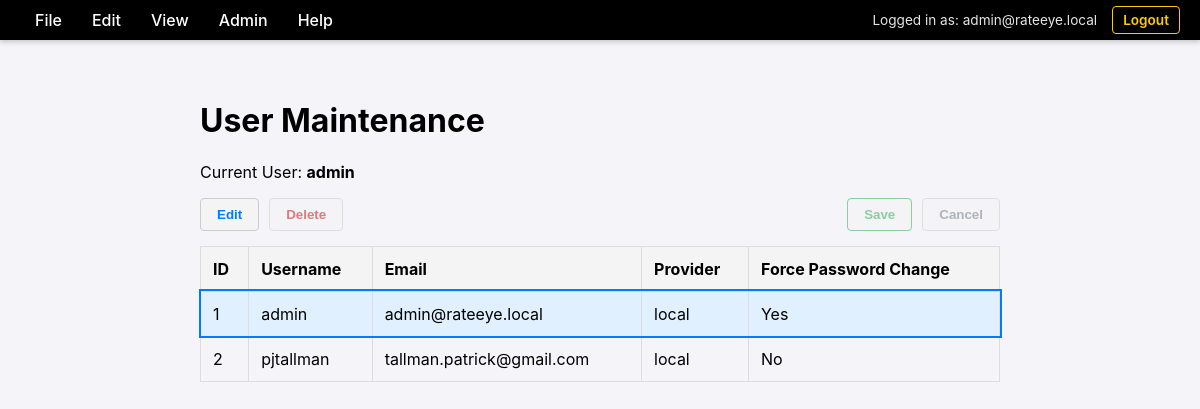
/admin/users (signed in), run on an earlier commit of the app's database.
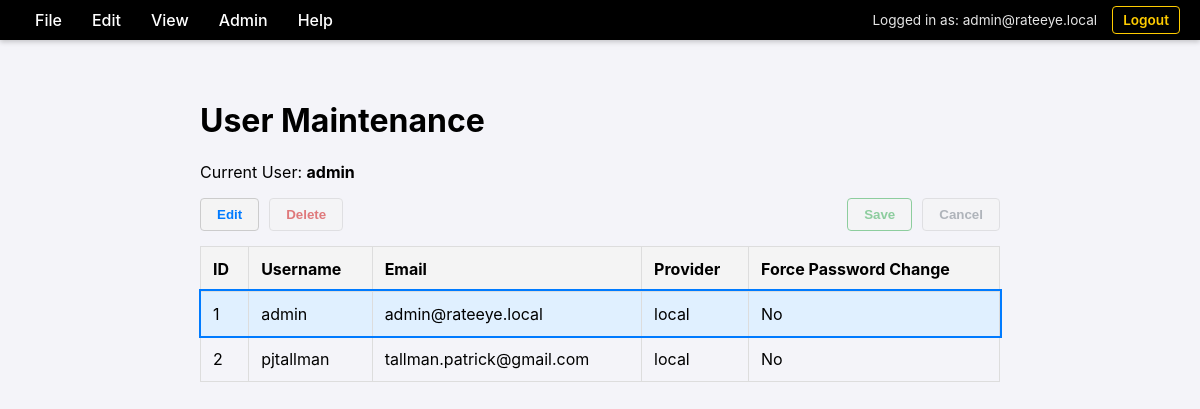
And on a later commit of the database.
### database.py (models this page shows)
class User(Base):
    __tablename__ = "users"
    id = Column(Integer, primary_key=True, index=True)
    username = Column(String, unique=True, index=True)
    email = Column(String, unique=True, index=True)
    hashed_password = Column(String, nullable=True)
    is_authorized = Column(Boolean, default=True)
    force_password_change = Column(Boolean, default=False)
    provider = Column(String, default="local")
    profile_json = Column(Text, nullable=True)
    settings = relationship("UserSetting", back_populates="user", cascade="all, delete-orphan")

### main.py (the view)
@app.get("/admin/users", response_class=HTMLResponse)
async def list_users(
    request: Request,
    accept_language: str = Header(None),
    user: User = Depends(login_required),
    db: Session = Depends(get_db)
):
    t = get_text(accept_language)
    users = db.query(User).all()
    return templates.TemplateResponse(request, "admin_users.html", {"t": t, "users": users, "user": user})

### templates/admin_users.html (shortened to what this page needs)
{% extends "base.html" %}
{% block content %}
    <h1>User Maintenance</h1>
    <p>Current User: <strong>{{ user.username or user.email }}</strong></p>
    <div class="action-bar">
        <div class="left-actions">
            <button id="btn-edit" class="btn-action btn-edit" onclick="handleEdit()">Edit</button>
            <button id="btn-delete" class="btn-action btn-delete" onclick="handleDeleteUser()">Delete</button>
        </div>
        <div class="right-actions">
            <button id="btn-save" class="btn-action btn-save" disabled onclick="handleSave()">Save</button>
            <button id="btn-cancel" class="btn-action btn-cancel" disabled onclick="handleCancel()">Cancel</button>
        </div>
    </div>
    <table id="user-table">
        <thead>
            <tr>
                <th>ID</th>
                <th>Username</th>
                <th>Email</th>
                <th>Provider</th>
                <th>Force Password Change</th>
            </tr>
        </thead>
        <tbody>
            {% for u in users %}
            <tr id="row-{{ u.id }}" data-user-id="{{ u.id }}" data-is-self="{{ 'true' if u.id == user.id else 'false' }}" onclick="selectRow(this)">
                <td>{{ u.id }}</td>
                <td>{{ u.username or u.email.split('@')[0] }}</td>
                <td class="col-email" data-original="{{ u.email }}">{{ u.email }}</td>
                <td>{{ u.provider }}</td>
                <td class="col-force-pw" data-original="{{ 'true' if u.force_password_change else 'false' }}">{{ "Yes" if u.force_password_change else "No" }}</td>
            </tr>
            {% endfor %}
        </tbody>
    </table>
{% endblock %}

### templates/base.html (shortened to what this page needs)
<!DOCTYPE html>
<html>
<head>
    <link rel="stylesheet" href="/static/css/style.css">
</head>
<body>
    <div class="menu-bar">
        <div class="menu-item">{{ t.menu_file }}
        </div>
        <div class="menu-item">{{ t.menu_edit }}
        </div>
        <div class="menu-item">{{ t.menu_view }}
        </div>
        <div class="menu-item">Admin
        </div>
        <div class="menu-item">{{ t.menu_help }}
        </div>
        <div class="user-info">
            {% if user %}
                <span>{{ t.msg_logged_in_as }} {{ user.email }}</span>
                <a href="/logout">{{ t.nav_logout }}</a>
            {% else %}
                <a href="/login">{{ t.nav_login }}</a>
                <a href="/register">{{ t.nav_register }}</a>
            {% endif %}
        </div>
    </div>
    <div class="content">
        {% block content %}{% endblock %}
    </div>
</body>
</html>

### static/css/style.css (style rules this page uses)
body { font-family: -apple-system, BlinkMacSystemFont, "Segoe UI", Roboto, Helvetica, Arial, sans-serif; margin: 0; padding: 0; background-color: #f4f4f9; }
.menu-bar { background-color: #000000; color: #ffffff; display: flex; padding: 0 20px; align-items: stretch; box-shadow: 0 2px 5px rgba(0,0,0,0.2); height: 40px; }
.menu-item { position: relative; padding: 0 15px; cursor: pointer; font-weight: 500; display: flex; align-items: center; }
.content { padding: 40px; max-width: 800px; margin: 0 auto; }
.user-info { margin-left: auto; display: flex; align-items: center; color: white; font-size: 0.85em; }
.user-info span { margin-right: 15px; opacity: 0.9; }
.user-info a { color: #ffcc00; font-weight: 600; text-decoration: none; padding: 5px 10px; border: 1px solid #ffcc00; border-radius: 4px; }

### templates/admin_users.html (style rules this page uses)
table { width: 100%; border-collapse: collapse; margin-top: 10px; cursor: pointer; }
th, td { border: 1px solid #ddd; padding: 12px; text-align: left; }
th { background-color: #f4f4f4; }
.selected-row { background-color: #e0f0ff !important; outline: 2px solid #007bff; }
.action-bar { margin-bottom: 15px; display: flex; justify-content: space-between; align-items: center; }
.left-actions, .right-actions { display: flex; gap: 10px; }
.btn-action { padding: 8px 16px; font-weight: bold; cursor: pointer; border: 1px solid #ccc; background-color: #f4f4f4; border-radius: 4px; }
.btn-action:disabled { opacity: 0.5; cursor: not-allowed; }
.btn-delete { color: #c00; }
.btn-edit { color: #007bff; }
.btn-save { color: #28a745; border-color: #28a745; }
.btn-cancel { color: #6c757d; }

What changed in the data, as far as the page shows it:
changed User "admin": force_password_change "Yes" → "No"
